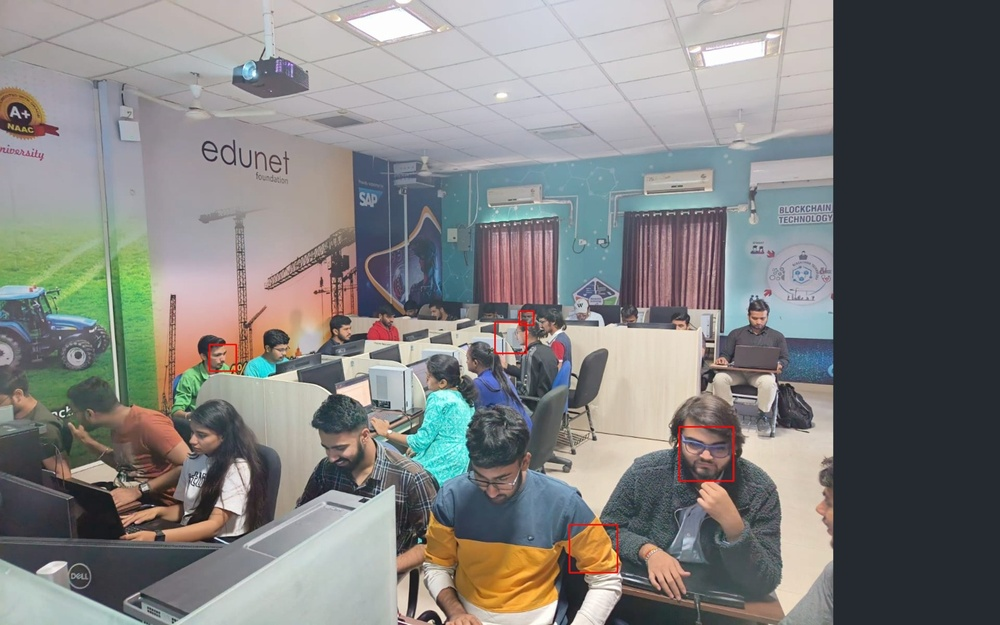
#> input picture face.jpeg, 1000 x 625 px, shrunk from 1600 x 1000 before the run
$ python 'Detect Faces present in a given image.py'
#> lines starting #> are read from the running program, lines starting #| are printed output that depends on the picture; after the words box and inside, x2 and y2 are one past the last pixel; in counts of white or black regions, pixels touching at a corner belong together
#!/usr/bin/env python
# coding: utf-8

# # EDUNET FOUNDATION-Class Exercise Notebook

# ## LAB 1 - Detect faces present in a given image

# ### Load OpenCV library

# In[28]:


import cv2


# ### Load the cascade
#

# In[29]:


face_cascade = cv2.CascadeClassifier('haarcascade_frontalface_default.xml')
eye_cascade = cv2.CascadeClassifier(cv2.data.haarcascades + 'haarcascade_eye.xml')


# ### Read the image

# In[30]:


img = cv2.imread('face.jpeg')
#> img is the input picture: shape (625, 1000, 3); mean B, G, R 126.5, 127.8, 128.1


# ### Convert to grayscale
#

# In[31]:


gray = cv2.cvtColor(img, cv2.COLOR_BGR2GRAY)
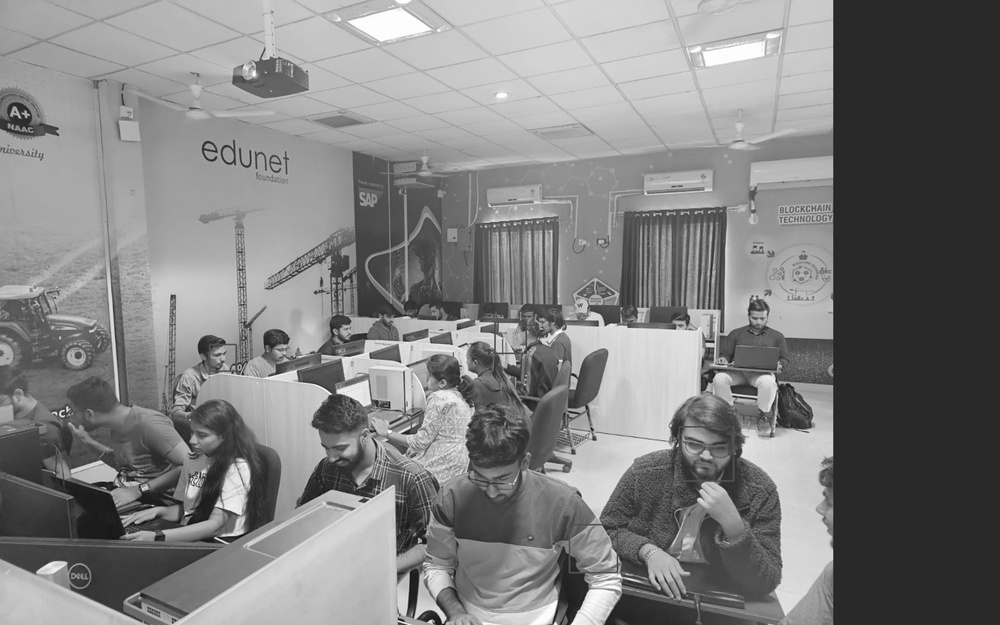
#> gray: shape (625, 1000); min 7, max 255, mean 127.7


# ### Detect the faces
#

# In[32]:


faces = face_cascade.detectMultiScale(gray, 1.1, 4)
#> faces = [[571, 526, 47, 47], [678, 426, 56, 56]]


# ### Draw the rectangle around each face
#

# In[33]:


for (x, y, w, h) in faces:
    cv2.rectangle(img, (x, y), (x+w, y+h), (0, 0, 255), 2)
#> this loop made 2 passes
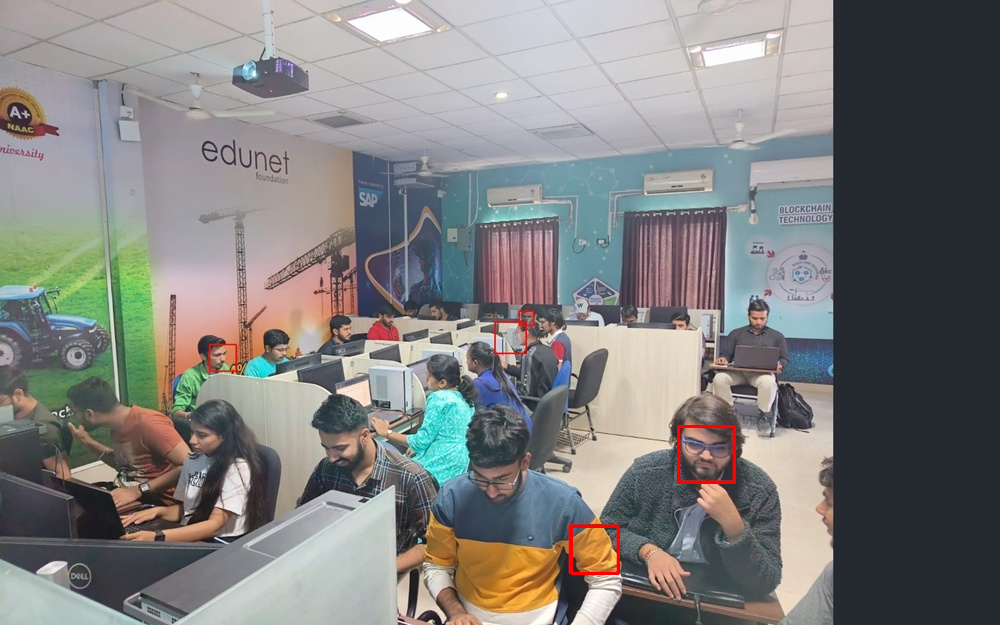
#> img: shape (625, 1000, 3); 0.2% of pixels changed, all inside (x1, y1, x2, y2) = (570, 425, 736, 575)


# ### Show original image

# In[34]:


cv2.imshow('img', img)


# In[35]:


cv2.waitKey(0)
cv2.destroyAllWindows()


# In[ ]:
